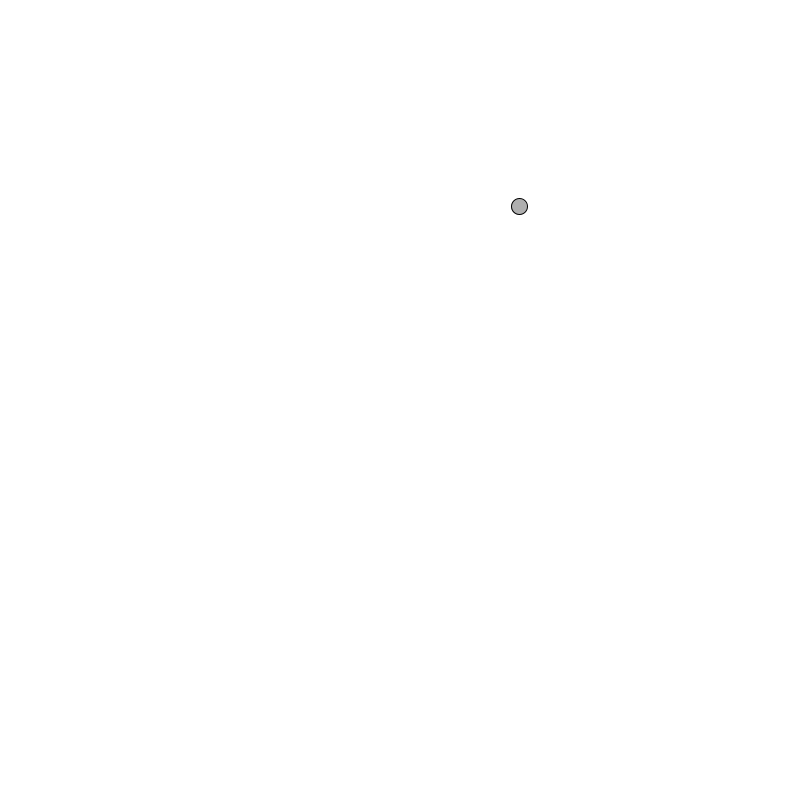
Frame 1 (no input)
Frame 60 (the mouse pressed at the canvas centre just before this capture): blank canvas, image omitted
Frame 120 (the mouse held since frame 60 and released just before this capture): blank canvas, image omitted

The Processing sketch that drew this single still picture (run headless with seeded random() and noise(); from frame 60 on, the mouse is pressed at the canvas centre):

// Processing sketch: VectorsTask
// ── VectorsTask.pde
Mover snake ;

void setup()
{
  size(800,800);
    snake = new Mover();
}


void draw()
{
    background(255,10);
   
      snake.update();
      snake.checkEdges();
      snake.display();
 
}
// ── Mover.pde
class Mover
{
  PVector location ,velocity,aceleration;
  float topSpeed;
  Mover()
  {
      location =   new PVector(random(width),random(height));
      velocity =   new PVector(random(-2,2),random(-2,2));
      aceleration =  new PVector(-0.001,0.01);
      topSpeed = 10;
  } 
  
  float t = 0 ;
  void update()
  {


    velocity.add(aceleration);
     velocity.limit(topSpeed);
    location.add(velocity);
    
  }
   void display()
  {
   stroke(0);
   fill(175);
   ellipse(location.x,location.y,16,16);
  }
  void checkEdges()
  {
    if (location.x > width) {
      location.x = 0;
    } else if (location.x < 0) {
      location.x = width;
    }
 
    if (location.y > height) {
      location.y = 0;
    } else if (location.y < 0) {
      location.y = height;
    }
   
  }



}
